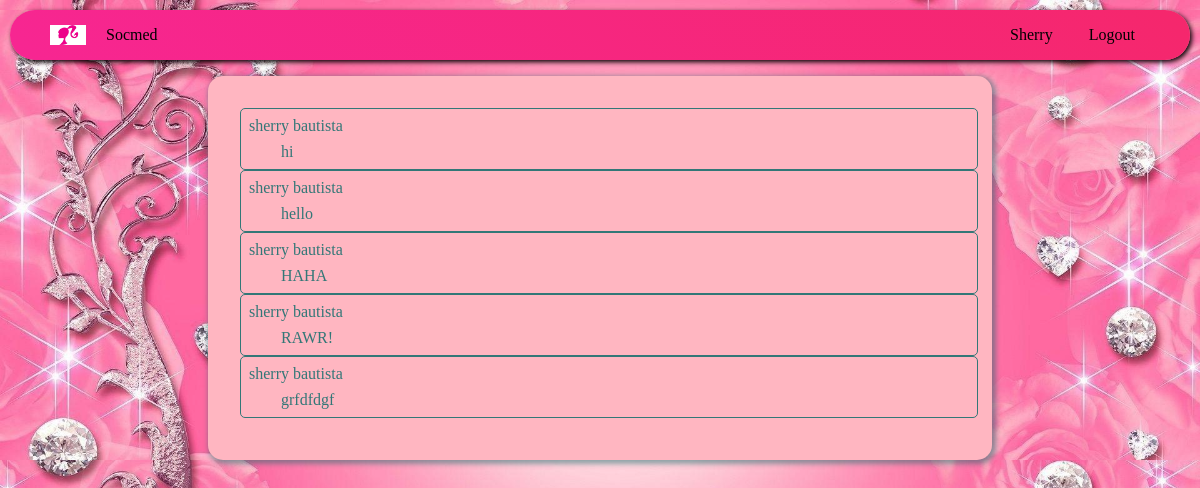
Screenshot of /timeline.php (signed in) with the database file from the repository.
### tables this page shows
CREATE TABLE `post` (
  `pid` int(11) NOT NULL,
  `aid` int(11) NOT NULL,
  `content` text NOT NULL,
  `post_date` date NOT NULL,
  `post_time` time NOT NULL
);

CREATE TABLE `account` (
  `aid` int(11) NOT NULL,
  `email` varchar(128) NOT NULL,
  `firstname` varchar(128) NOT NULL,
  `lastname` varchar(128) NOT NULL,
  `password` varchar(512) NOT NULL
);

### models/load_all_post.php (the view, shortened to what this page needs)
<?php
include 'db/dbconnect.php';
$sql = "SELECT account.aid,"
        . " account.firstname,"
        . " account.lastname,"
        . " post.pid,"
        . " post.content,"
        . " post.post_date,"
        . " post.post_time "
        . " FROM account "
        . " INNER JOIN post ON account.aid=post.aid;";
$result=$con->query($sql);
while( $row=mysqli_fetch_assoc($result)) {
    echo "<div class='post'>";
        echo "<div class='post-name'>";
        echo $row['firstname']." ".$row['lastname'];
        echo "</div>";
        echo "<div class='post-content'>";
        echo $row['content'];
        echo "</div>";
        echo "</div>";
}

### views/res/style.css (style rules this page uses)
html,body { background-image: url('pink.jpg'); background-size: 100%; background-repeat: no-repeat; font-family: 'Calibri'; margin: 0px; padding: 0px; }
.post { width: 100%; border: solid .5px; border-color: #337777; border-radius: 15px; padding: .5em; border-radius: 5px; color: #337777; }
.post-content { margin-left: 2em; margin-top: .5em; }

### rows the page displays
post: aid.firstname "sherry", aid.lastname "bautista", content "hi"
post: aid.firstname "sherry", aid.lastname "bautista", content "hello"
post: aid.firstname "sherry", aid.lastname "bautista", content "HAHA"
post: aid.firstname "sherry", aid.lastname "bautista", content "RAWR!"
post: aid.firstname "sherry", aid.lastname "bautista", content "grfdfdgf"

### other values shown
$_SESSION['firstname'] "Sherry"
